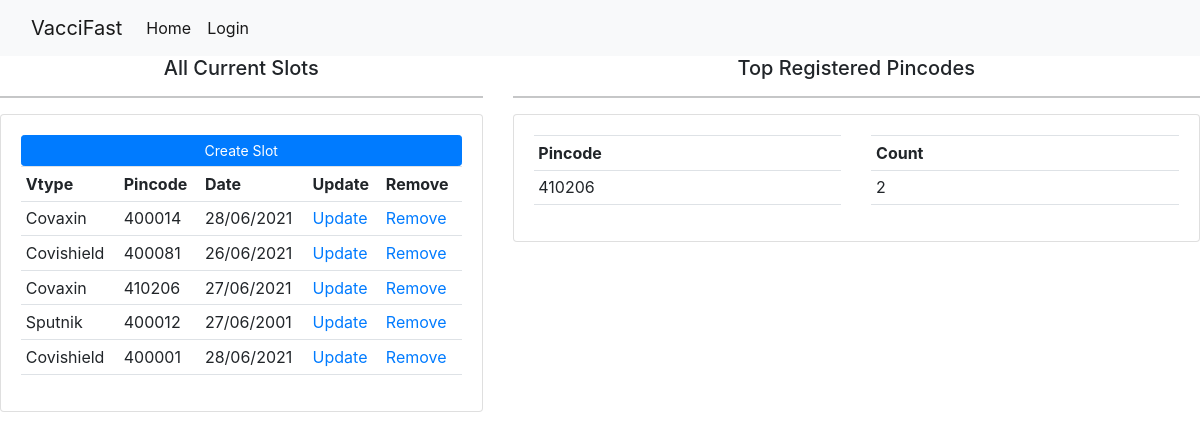
The app's page /adminViewPincode, older data.
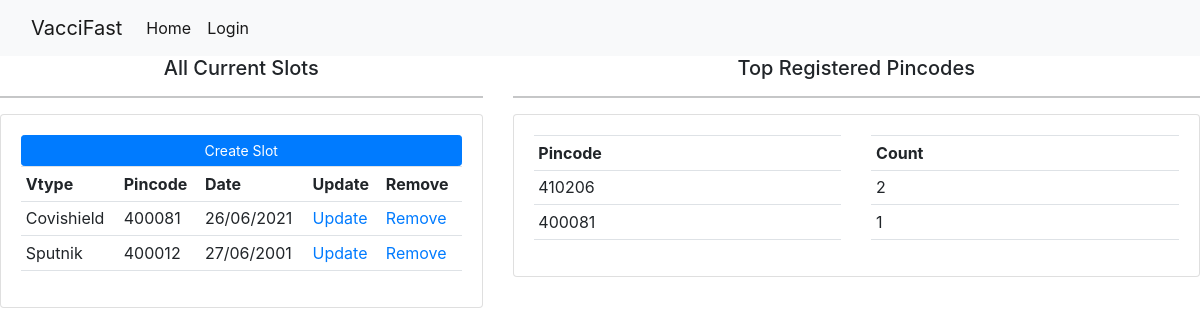
The same page, newer data.
### vacciapp/models.py (models this page shows, shortened)
class Slot(models.Model):
    vtype = models.CharField(max_length=200,null=True)
    date = models.CharField(max_length=200,null=True)
    address = models.CharField(max_length=200,null=True)
    city = models.CharField(max_length=200,null=True)
    state = models.CharField(max_length=200,null=True)
    pincode = models.CharField(max_length=200,null=True)
    addMap = models.CharField(max_length=200,null=True)
    date_created = models.DateTimeField(auto_now_add=True,null=True)
    count = models.IntegerField(null=True)

### vacciapp/views.py (the view)
# urls.py: path('adminViewPincode',views.adminViewPincode,name='adminViewPincode'),
def adminViewPincode(request ):
    customers = Customer.objects.all()
    pincodes = Customer.objects.values('pincode')
    print(pincodes)
    pins = []
    count = []
    pincd = []
    for i in pincodes:
        pins.append(i.get('pincode'))
    done = []
    pin_dict = dict()
    for j in pins:
        if j in done:
            continue
        else:
            occ = pins.count(j)
            pin_dict[f'{j}'] = occ
    pin_sort = sorted(pin_dict.items(),key=lambda x: x[1], reverse=True)
    pincd = []
    count = []
    for k in pin_sort:
        pincd.append(k[0])
        count.append(k[1])
    slots = Slot.objects.all()
    context = {
        'customers' : customers,
        'pincd' : pincd,
        'count' : count,
        'slots' : slots
    }
    return render(request,'vacciapp/adminViewPincode.html',context)

### templates/vacciapp/adminViewPincode.html
{% extends 'base.html' %}
{% block body %}
<div class="row">
    <div class="col-md-5">
    <center><h5>All Current Slots</h5></center>
        <hr>
        <div class="card card-body">
            <a class="btn btn-primary btn-sm btn-block" href="{% url 'adminCreateSlot' %}">Create Slot</a>
            <table class="table table-sm">
                <tr>
                    <th>Vtype</th>
                    <th>Pincode</th>
                    <th>Date</th>
                    <th>Update</th>
                    <th>Remove</th>
                </tr>
                {% for slot in slots %}
                <tr>
                <td>{{slot.vtype}}</td>
                <td>{{slot.pincode}}</td>
                <td>{{slot.date}}</td>
                <td><a href="{% url 'adminUpdateSlot' slot.id %}">Update</a></td>
                 <td><a href="{% url 'adminDeleteSlot' slot.id %}">Remove</a></td>
                </tr>
                {% endfor %}
            </table>
        </div>
    </div>
    <div class="col-md-7">
    <center><h5>Top Registered Pincodes</h5></center>
        <hr>
        <div class="card card-body">
            <div class='row'>
            <div class="col-md-6">
            <table class="table table-sm md-6">
                <tr>
                    <th>Pincode</th>
                </tr>
                {% for p in pincd %}
                <tr>
                <td>{{p}}</td>
                </tr>
                {% endfor %}
            </table>
            </div>
            <div class="col-md-6">
            <table class="table table-sm md-6">
                <tr>
                    <th>Count</th>
                </tr>
                {% for c in count %}
                <tr>
                <td>{{c}}</td>
                </tr>
                {% endfor %}
            </table>
             </div>
            </div>
        </div>
    </div>
</div>
{% endblock body %}

Row changes from the older to the newer data that the page shows:
removed Slot: vtype "Covaxin", pincode "400014", date "28/06/2021"
removed Slot: vtype "Covaxin", pincode "410206", date "27/06/2021"
removed Slot: vtype "Covishield", pincode "400001", date "28/06/2021"
Text that changed along with them:
new list line: "400081"
new list line: "1"
